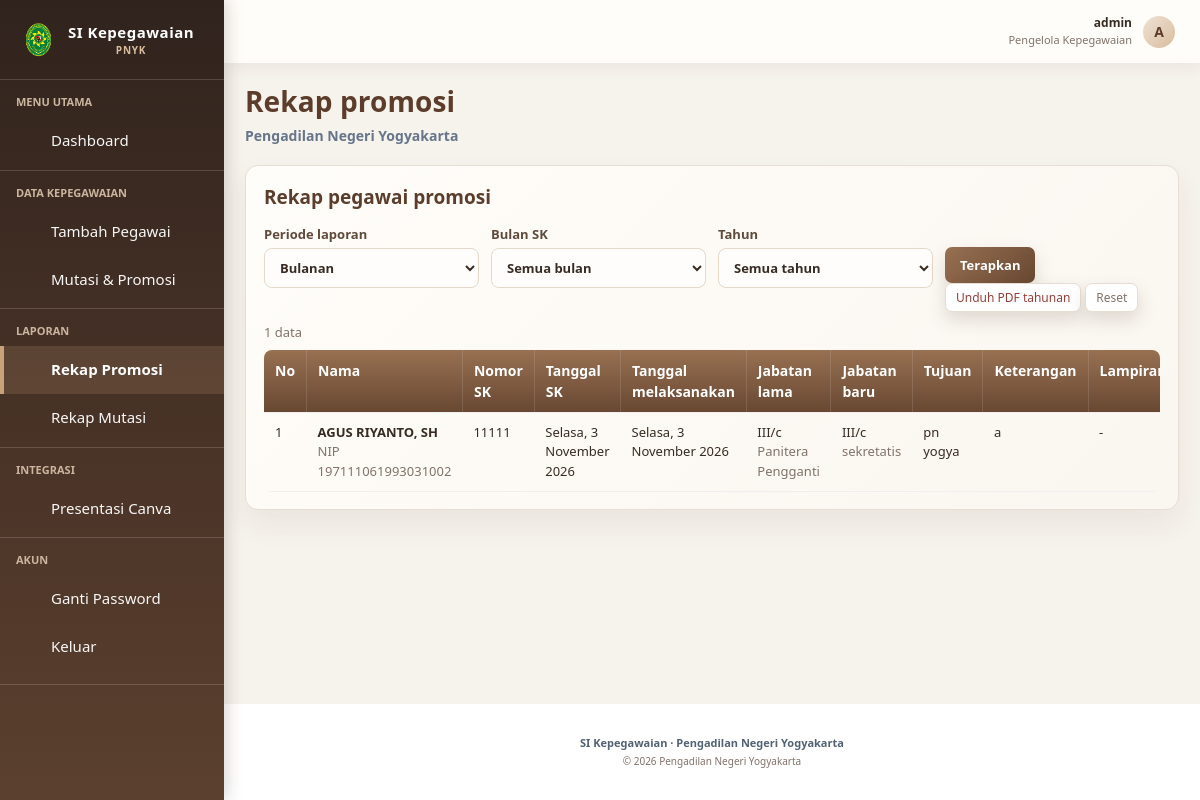
The page /rekap.php (signed in) on the database its author committed.
### tables this page shows
CREATE TABLE `riwayat_promosi` (
  `id_promosi` int(10) UNSIGNED NOT NULL,
  `id_pegawai` int(10) UNSIGNED NOT NULL,
  `nama_pegawai` varchar(150) DEFAULT NULL,
  `nip_pegawai` varchar(30) DEFAULT NULL,
  `jenis_promosi` enum('Naik Jabatan','Keluar') NOT NULL DEFAULT 'Naik Jabatan',
  `no_sk` varchar(100) NOT NULL,
  `file_sk` varchar(255) DEFAULT NULL COMMENT 'Nama file PDF / dokumen SK Promosi yang diupload',
  `tanggal_sk` date NOT NULL,
  `tanggal_melaksanakan` date DEFAULT NULL,
  `tanggal_keluar` date DEFAULT NULL,
  `id_jabatan_lama` int(10) UNSIGNED DEFAULT NULL,
  `id_jabatan_baru` int(10) UNSIGNED NOT NULL,
  `id_pangkat_lama` int(10) UNSIGNED DEFAULT NULL,
  `id_pangkat_baru` int(10) UNSIGNED DEFAULT NULL,
  `tujuan` varchar(255) NOT NULL COMMENT 'Unit/Jabatan/Lokasi Tujuan Promosi',
  `keterangan` text DEFAULT NULL,
  `created_at` timestamp NOT NULL DEFAULT current_timestamp()
);

CREATE TABLE `pangkat_golongan` (
  `id_pangkat` int(10) UNSIGNED NOT NULL,
  `nama_pangkat` varchar(50) NOT NULL,
  `golongan` varchar(10) NOT NULL
);

CREATE TABLE `jabatan` (
  `id_jabatan` int(10) UNSIGNED NOT NULL,
  `nama_jabatan` varchar(150) NOT NULL,
  `kategori` enum('Hakim','Pegawai','PPNPN') NOT NULL DEFAULT 'Pegawai',
  `created_at` timestamp NOT NULL DEFAULT current_timestamp()
);

### rekap.php (the view, shortened to what this page needs)
<?php
require_once 'includes/config.php';
$tipe = ($_GET['tipe'] ?? '') === 'mutasi' ? 'mutasi' : 'promosi';
$periode = $_GET['periode'] ?? 'bulanan';
$bulan = $_GET['bulan'] ?? '';
$tahun = $_GET['tahun'] ?? '';
$params = [];
if ($tipe === 'promosi') {
    $sql = 'SELECT r.id_promosi AS id, r.id_pegawai, r.jenis_promosi, r.tanggal_keluar,
                r.tanggal_melaksanakan,
                r.no_sk, r.tanggal_sk, r.tujuan, r.keterangan,
                COALESCE(p.nama_lengkap, r.nama_pegawai, CONCAT(\'Pegawai #\', r.id_pegawai)) AS nama,
                COALESCE(p.nip, r.nip_pegawai, \'-\') AS nip,
                j_lama.nama_jabatan AS jabatan_lama,
                pg_lama.golongan AS golongan_lama,
                j_baru.nama_jabatan AS jabatan_baru,
                pg_baru.golongan AS golongan_baru
            FROM riwayat_promosi r
            LEFT JOIN pegawai p ON p.id_pegawai = r.id_pegawai
            LEFT JOIN jabatan j_lama ON j_lama.id_jabatan = r.id_jabatan_lama
            LEFT JOIN pangkat_golongan pg_lama ON pg_lama.id_pangkat = r.id_pangkat_lama
            LEFT JOIN jabatan j_baru ON j_baru.id_jabatan = r.id_jabatan_baru
            LEFT JOIN pangkat_golongan pg_baru ON pg_baru.id_pangkat = r.id_pangkat_baru';
}
$tabelRiwayat = $tipe === 'promosi' ? 'riwayat_promosi' : 'riwayat_mutasi';
$tahunList = $pdo->query(
    "SELECT DISTINCT YEAR(tanggal_sk) AS tahun
     FROM $tabelRiwayat
     WHERE tanggal_sk IS NOT NULL
     ORDER BY tahun DESC"
)->fetchAll(PDO::FETCH_COLUMN);
$tahunList = array_map('intval', $tahunList);
$tahunList[] = (int) date('Y');
$tahunList = array_values(array_unique($tahunList));
rsort($tahunList);
$kondisiPeriode = [];
if ($periode === 'bulanan') {
    if (ctype_digit((string) $bulan) && (int) $bulan >= 1 && (int) $bulan <= 12) {
        $kondisiPeriode[] = 'MONTH(r.tanggal_sk) = ?';
        $params[] = (int) $bulan;
    } else {
        $bulan = '';
    }
} else {
    $bulan = '';
    $triwulan = '';
}
if ($tahun !== '' && ctype_digit((string) $tahun) && in_array((int) $tahun, $tahunList, true)) {
    $kondisiPeriode[] = 'YEAR(r.tanggal_sk) = ?';
    $params[] = (int) $tahun;
} else {
    $tahun = '';
}
$labelPeriode = '';
$sql .= ' ORDER BY r.tanggal_sk DESC, r.' . ($tipe === 'promosi' ? 'id_promosi' : 'id_mutasi') . ' DESC';
$statement = $pdo->prepare($sql);
$statement->execute($params);
$rows = $statement->fetchAll();
$lampiranPerTransaksi = [];
$isPromosi = $tipe === 'promosi';
include 'includes/header.php';
?>
<div class="card">
    <h2>Rekap pegawai <?= e($tipe) ?></h2>
    <form method="get" class="fl report-filters">
        <label>
            Periode laporan
            <select name="periode" id="periode-laporan">
                <option value="bulanan" <?= $periode === 'bulanan' ? 'selected' : '' ?>>Bulanan</option>
            </select>
        </label>
        <label data-period-field="bulanan" <?= $periode !== 'bulanan' ? 'hidden' : '' ?>>
            Bulan SK
            <select name="bulan">
                <?= bln_opts($bulan) ?>
            </select>
        </label>
        <label>
            Tahun
            <select name="tahun">
                <option value="">Semua tahun</option>
            </select>
        </label>
        <div>
            <br>
            <button class="btn" type="submit">Terapkan</button>
            <a
                class="btn g"
                href="cetak_rekap.php?<?= e(http_build_query([
                    'tipe' => $tipe,
                    'tahun' => $tahun !== '' ? $tahun : date('Y'),
                ])) ?>"
            >Unduh PDF tahunan</a>
            <a class="btn g" style="color:var(--mu)" href="rekap.php?tipe=<?= e($tipe) ?>">Reset</a>
        </div>
    </form>
    <div class="cnt">
        <?= count($rows) ?> data<?= $labelPeriode !== '' ? ' pada ' . e($labelPeriode) : '' ?>
    </div>
    <div class="scroll">
        <table>
            <thead>
                <tr>
                    <th>No</th>
                    <th>Nama</th>
                    <?php if ($isPromosi): ?>
                        <th>Nomor SK</th>
                        <th>Tanggal SK</th>
                        <th>Tanggal melaksanakan</th>
                        <th>Jabatan lama</th>
                        <th>Jabatan baru</th>
                        <th>Tujuan</th>
                        <th>Keterangan</th>
                    <?php endif; ?>
                    <th>Lampiran</th>
                </tr>
            </thead>
            <tbody>
                <?php foreach ($rows as $index => $row): ?>
                    <tr>
                        <td><?= $index + 1 ?></td>
                        <td>
                            <div class="nm"><?= e($row['nama']) ?></div>
                            <div class="sub">NIP <?= e($row['nip']) ?></div>
                        </td>
                        <?php if ($isPromosi): ?>
                            <td><?= e($row['no_sk']) ?></td>
                            <td><?= e(tgl_id($row['tanggal_sk'])) ?></td>
                            <td>
                                <?= $row['jenis_promosi'] === 'Naik Jabatan'
                                    ? e(tgl_id($row['tanggal_melaksanakan']))
                                    : '-' ?>
                            </td>
                            <td>
                                <?= e($row['golongan_lama'] ?? '-') ?>
                                <div class="sub"><?= e($row['jabatan_lama'] ?? '-') ?></div>
                            </td>
                            <td>
                                <?= e($row['golongan_baru'] ?? '-') ?>
                                <?php if ($row['jenis_promosi'] === 'Keluar'): ?>
                                    <div class="sub">Keluar <?= e(tgl_id($row['tanggal_keluar'] ?? null)) ?></div>
                                <?php else: ?>
                                    <div class="sub"><?= e($row['jabatan_baru'] ?? '-') ?></div>
                                <?php endif; ?>
                            </td>
                            <td><?= e($row['tujuan']) ?></td>
                            <td><?= $row['keterangan'] !== null && $row['keterangan'] !== '' ? nl2br(e($row['keterangan'])) : '-' ?></td>
                        <?php endif; ?>
                        <td>
                            <?php if (empty($lampiranPerTransaksi[(int) $row['id']])): ?>
                                -
                            <?php endif; ?>
                        </td>
                    </tr>
                <?php endforeach; ?>
            </tbody>
        </table>
    </div>
</div>
<?php include 'includes/footer.php'; ?>

### assets/style.css (style rules this page uses)
:root { --bg:#f6f2ec;--sf:#fffdf9;--tx:#382b24;--mu:#827269;--bd:#e7ddd2;--green:#79543b;--green-dark:#5c3d2c;--green-soft:#f3ebe3;--blue:#8b654b;--mint:#a47b5c;--gold:#bd966e;--bad:#963f38 }
* { box-sizing:border-box }
body { margin:0;color:var(--tx);font:15px/1.5 system-ui,"Segoe UI",sans-serif;background:linear-gradient(180deg,#fbf8f3 0%,#f3ede5 100%) }
.app-screen { min-height:100vh;background:var(--bg) }
h2 { margin:0 0 13px;color:#5c3d2c;font-size:19px;font-weight:700 }
.card { margin-bottom:16px;padding:17px 18px;border:1px solid var(--bd);border-radius:13px;background:linear-gradient(135deg,#fffdf9 0%,#faf6f0 100%);box-shadow:0 14px 30px rgba(84,58,39,.07) }
.sub,.hint { color:var(--mu);font-size:13px }
.fl { display:grid;grid-template-columns:repeat(auto-fit,minmax(150px,1fr));gap:12px }
label { display:block;color:#604a3b;font-size:13px;font-weight:600 }
input,select,textarea { width:100%;margin-top:4px;padding:9px 11px;border:1px solid #e5d8ca;border-radius:8px;background:#fffdfb;color:var(--tx);font:inherit }
.btn { display:inline-block;padding:9px 15px;border:0;border-radius:7px;background:linear-gradient(135deg,#987052 0%,#684832 100%);color:#fff;font:600 13px system-ui,"Segoe UI",sans-serif;text-decoration:none;cursor:pointer;box-shadow:0 8px 18px rgba(84,58,39,.17);transition:transform .2s ease,box-shadow .2s ease }
.btn.g { padding:5px 10px;border:1px solid var(--bd);background:#fff;color:var(--bad);font-size:12px;font-weight:500 }
.scroll { overflow-x:auto;border-radius:8px }
table { width:100%;min-width:760px;border-collapse:collapse }
th,td { padding:10px 11px;border-bottom:1px solid #edf0ef;text-align:left;vertical-align:top;font-size:13px }
th { border-right:1px solid rgba(255,255,255,.12);background:linear-gradient(180deg,#987052 0%,#684832 100%);color:#fff;font-size:14px;font-weight:750 }
.nm { font-weight:650 }
.cnt { margin:11px 0 7px;color:var(--mu);font-size:13px }

### rows shown on the page
riwayat_promosi: nama "AGUS RIYANTO, SH", nip "197111061993031002", no_sk "11111", tanggal_sk "Selasa, 3 November 2026", tanggal_melaksanakan "Selasa, 3 November 2026", id_pangkat_baru.golongan "III/c", jabatan.nama_jabatan "Panitera Pengganti", jabatan.nama_jabatan "sekretatis", tujuan "pn yogya", keterangan "a"

### other values the page prints
$label "Dashboard Tambah Pegawai Mutasi & Promosi Rekap Promosi Rekap Mutasi Presentasi Canva Ganti Password"
$namaPengguna "admin"
$inisial "A"
$judul "Rekap promosi"
$tipe "promosi"
count($rows) "1"
